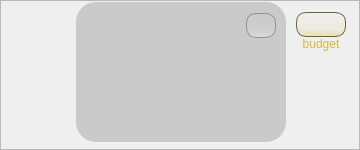
               <widget class="QFrame" name="frame_seat1">
                <property name="minimumSize">
                 <size>
                  <width>360</width>
                  <height>150</height>
                 </size>
                </property>
                <property name="maximumSize">
                 <size>
                  <width>360</width>
                  <height>150</height>
                 </size>
                </property>
                <property name="styleSheet">
                 <string notr="true">#frame_seat1_gainloss, #frame_seat1_budget{
border:none;
}

#frame_seat1_cards {
background-color: rgba(0,0,0,40);
border-radius: 20;
}

#frame_seat1_cards * {
background-color: transparent;
}

#label_seat1_total {
font: 16pt &quot;Forte&quot;;
color: white;
}

#frame_seat1_budget * {
font: 16pt &quot;Forte&quot;;
color: rgba(212,185,58,255);
}

#frame_seat1_budget_amount {
border-radius: 10px;
background-color: qlineargradient(spread:pad, x1:0.5, y1:0, x2:0.5, y2:1, stop:0 rgba(0, 0, 0, 0), stop: 0.7 rgba(212,185,58,25), stop:0.85 rgba(212,185,58,50), stop:1 rgba(212,185,58,75));
border: 1 solid rgb(104,102,50);
}

#label_seat1_budget_text {
font: 10pt &quot;Forte&quot;;
}

#label_seat1_total {
border-radius: 10px;
background-color: qlineargradient(spread:pad, x1:0.5, y1:0, x2:0.5, y2:1, stop:0 rgba(0, 0, 0, 0), stop: 0.7 rgba(255,255,255,25), stop:0.85 rgba(255,255,255,50), stop:1 rgba(255,255,255,75));
border:1 solid rgb(144,144,144)
}

#label_seat1_total_text {
font: 10pt &quot;Forte&quot;;
color: rgba(255,255,255,150)
}


</string>
                </property>
                <property name="frameShape">
                 <enum>QFrame::Shape::StyledPanel</enum>
                </property>
                <property name="frameShadow">
                 <enum>QFrame::Shadow::Raised</enum>
                </property>
                <layout class="QHBoxLayout" name="horizontalLayout_20">
                 <property name="spacing">
                  <number>5</number>
                 </property>
                 <property name="leftMargin">
                  <number>10</number>
                 </property>
                 <property name="topMargin">
                  <number>0</number>
                 </property>
                 <property name="rightMargin">
                  <number>0</number>
                 </property>
                 <property name="bottomMargin">
                  <number>5</number>
                 </property>
                 <item>
                  <widget class="QFrame" name="frame_seat1_gainloss">
                   <property name="minimumSize">
                    <size>
                     <width>60</width>
                     <height>140</height>
                    </size>
                   </property>
                   <property name="maximumSize">
                    <size>
                     <width>60</width>
                     <height>140</height>
                    </size>
                   </property>
                   <property name="frameShape">
                    <enum>QFrame::Shape::StyledPanel</enum>
                   </property>
                   <property name="frameShadow">
                    <enum>QFrame::Shadow::Raised</enum>
                   </property>
                   <layout class="QVBoxLayout" name="verticalLayout_22">
                    <property name="spacing">
                     <number>5</number>
                    </property>
                    <property name="leftMargin">
                     <number>0</number>
                    </property>
                    <property name="topMargin">
                     <number>5</number>
                    </property>
                    <property name="rightMargin">
                     <number>0</number>
                    </property>
                    <property name="bottomMargin">
                     <number>20</number>
                    </property>
                    <item alignment="Qt::AlignmentFlag::AlignHCenter">
                     <widget class="QLabel" name="label_seat1_budget_chips">
                      <property name="minimumSize">
                       <size>
                        <width>50</width>
                        <height>50</height>
                       </size>
                      </property>
                      <property name="maximumSize">
                       <size>
                        <width>50</width>
                        <height>50</height>
                       </size>
                      </property>
                      <property name="styleSheet">
                       <string notr="true"/>
                      </property>
                      <property name="lineWidth">
                       <number>1</number>
                      </property>
                      <property name="text">
                       <string/>
                      </property>
                      <property name="scaledContents">
                       <bool>true</bool>
                      </property>
                      <property name="margin">
                       <number>0</number>
                      </property>
                     </widget>
                    </item>
                    <item>
                     <spacer name="verticalSpacer_21">
                      <property name="orientation">
                       <enum>Qt::Orientation::Vertical</enum>
                      </property>
                      <property name="sizeHint" stdset="0">
                       <size>
                        <width>20</width>
                        <height>40</height>
                       </size>
                      </property>
                     </spacer>
                    </item>
                    <item alignment="Qt::AlignmentFlag::AlignHCenter">
                     <widget class="QLabel" name="label_seat1_martini">
                      <property name="minimumSize">
                       <size>
                        <width>50</width>
                        <height>50</height>
                       </size>
                      </property>
                      <property name="maximumSize">
                       <size>
                        <width>50</width>
                        <height>50</height>
                       </size>
                      </property>
                      <property name="text">
                       <string/>
                      </property>
                      <property name="scaledContents">
                       <bool>true</bool>
                      </property>
                     </widget>
                    </item>
                   </layout>
                  </widget>
                 </item>
                 <item>
                  <widget class="QFrame" name="frame_seat1_cards">
                   <property name="minimumSize">
                    <size>
                     <width>210</width>
                     <height>140</height>
                    </size>
                   </property>
                   <property name="maximumSize">
                    <size>
                     <width>210</width>
                     <height>140</height>
                    </size>
                   </property>
                   <property name="styleSheet">
                    <string notr="true"/>
                   </property>
                   <property name="frameShape">
                    <enum>QFrame::Shape::StyledPanel</enum>
                   </property>
                   <property name="frameShadow">
                    <enum>QFrame::Shadow::Raised</enum>
                   </property>
                   <widget class="QLabel" name="label_seat1_card10">
                    <property name="geometry">
                     <rect>
                      <x>150</x>
                      <y>65</y>
                      <width>48</width>
                      <height>58</height>
                     </rect>
                    </property>
                    <property name="text">
                     <string/>
                    </property>
                    <property name="pixmap">
                     <pixmap>:/cards/resources/5.png</pixmap>
                    </property>
                    <property name="scaledContents">
                     <bool>true</bool>
                    </property>
                   </widget>
                   <widget class="QLabel" name="label_seat1_card1">
                    <property name="geometry">
                     <rect>
                      <x>15</x>
                      <y>20</y>
                      <width>48</width>
                      <height>58</height>
                     </rect>
                    </property>
                    <property name="styleSheet">
                     <string notr="true">background: transparent;</string>
                    </property>
                    <property name="text">
                     <string/>
                    </property>
                    <property name="pixmap">
                     <pixmap>:/cards/resources/9.png</pixmap>
                    </property>
                    <property name="scaledContents">
                     <bool>true</bool>
                    </property>
                   </widget>
                   <widget class="QLabel" name="label_seat1_card3">
                    <property name="geometry">
                     <rect>
                      <x>45</x>
                      <y>30</y>
                      <width>48</width>
                      <height>58</height>
                     </rect>
                    </property>
                    <property name="styleSheet">
                     <string notr="true">background: transparent;</string>
                    </property>
                    <property name="text">
                     <string/>
                    </property>
                    <property name="pixmap">
                     <pixmap>:/cards/resources/king.png</pixmap>
                    </property>
                    <property name="scaledContents">
                     <bool>true</bool>
                    </property>
                   </widget>
                   <widget class="QLabel" name="label_seat1_card6">
                    <property name="geometry">
                     <rect>
                      <x>90</x>
                      <y>45</y>
                      <width>48</width>
                      <height>58</height>
                     </rect>
                    </property>
                    <property name="styleSheet">
                     <string notr="true">background: transparent;</string>
                    </property>
                    <property name="text">
                     <string/>
                    </property>
                    <property name="pixmap">
                     <pixmap>:/cards/resources/4.png</pixmap>
                    </property>
                    <property name="scaledContents">
                     <bool>true</bool>
                    </property>
                   </widget>
                   <widget class="QLabel" name="label_seat1_card5">
                    <property name="geometry">
                     <rect>
                      <x>75</x>
                      <y>40</y>
                      <width>48</width>
                      <height>58</height>
                     </rect>
                    </property>
                    <property name="styleSheet">
                     <string notr="true">background: transparent;</string>
                    </property>
                    <property name="text">
                     <string/>
                    </property>
                    <property name="pixmap">
                     <pixmap>:/cards/resources/10.png</pixmap>
                    </property>
                    <property name="scaledContents">
                     <bool>true</bool>
                    </property>
                   </widget>
                   <widget class="QLabel" name="label_seat1_card7">
                    <property name="geometry">
                     <rect>
                      <x>105</x>
                      <y>50</y>
                      <width>48</width>
                      <height>58</height>
                     </rect>
                    </property>
                    <property name="styleSheet">
                     <string notr="true">background: transparent;</string>
                    </property>
                    <property name="text">
                     <string/>
                    </property>
                    <property name="pixmap">
                     <pixmap>:/cards/resources/10.png</pixmap>
                    </property>
                    <property name="scaledContents">
                     <bool>true</bool>
                    </property>
                   </widget>
                   <widget class="QLabel" name="label_seat1_card4">
                    <property name="geometry">
                     <rect>
                      <x>60</x>
                      <y>35</y>
                      <width>48</width>
                      <height>58</height>
                     </rect>
                    </property>
                    <property name="styleSheet">
                     <string notr="true">background: transparent;</string>
                    </property>
                    <property name="text">
                     <string/>
                    </property>
                    <property name="pixmap">
                     <pixmap>:/cards/resources/10.png</pixmap>
                    </property>
                    <property name="scaledContents">
                     <bool>true</bool>
                    </property>
                   </widget>
                   <widget class="QLabel" name="label_seat1_card9">
                    <property name="geometry">
                     <rect>
                      <x>135</x>
                      <y>60</y>
                      <width>48</width>
                      <height>58</height>
                     </rect>
                    </property>
                    <property name="text">
                     <string/>
                    </property>
                    <property name="pixmap">
                     <pixmap>:/cards/resources/9.png</pixmap>
                    </property>
                    <property name="scaledContents">
                     <bool>true</bool>
                    </property>
                   </widget>
                   <widget class="QLabel" name="label_seat1_card2">
                    <property name="geometry">
                     <rect>
                      <x>30</x>
                      <y>25</y>
                      <width>48</width>
                      <height>58</height>
                     </rect>
                    </property>
                    <property name="minimumSize">
                     <size>
                      <width>0</width>
                      <height>0</height>
                     </size>
                    </property>
                    <property name="maximumSize">
                     <size>
                      <width>16777215</width>
                      <height>16777215</height>
                     </size>
                    </property>
                    <property name="styleSheet">
                     <string notr="true">background: transparent;</string>
                    </property>
                    <property name="text">
                     <string/>
                    </property>
                    <property name="pixmap">
                     <pixmap>:/cards/resources/2.png</pixmap>
                    </property>
                    <property name="scaledContents">
                     <bool>true</bool>
                    </property>
                   </widget>
                   <widget class="QLabel" name="label_seat1_card8">
                    <property name="geometry">
                     <rect>
                      <x>120</x>
                      <y>55</y>
                      <width>48</width>
                      <height>58</height>
                     </rect>
                    </property>
                    <property name="text">
                     <string/>
                    </property>
                    <property name="pixmap">
                     <pixmap>:/cards/resources/7.png</pixmap>
                    </property>
                    <property name="scaledContents">
                     <bool>true</bool>
                    </property>
                   </widget>
                   <widget class="QFrame" name="frame_seat1_total">
                    <property name="geometry">
                     <rect>
                      <x>160</x>
                      <y>10</y>
                      <width>50</width>
                      <height>50</height>
                     </rect>
                    </property>
                    <property name="minimumSize">
                     <size>
                      <width>50</width>
                      <height>50</height>
                     </size>
                    </property>
                    <property name="maximumSize">
                     <size>
                      <width>50</width>
                      <height>50</height>
                     </size>
                    </property>
                    <property name="styleSheet">
                     <string notr="true"/>
                    </property>
                    <property name="frameShape">
                     <enum>QFrame::Shape::StyledPanel</enum>
                    </property>
                    <property name="frameShadow">
                     <enum>QFrame::Shadow::Raised</enum>
                    </property>
                    <layout class="QVBoxLayout" name="verticalLayout_12">
                     <property name="spacing">
                      <number>0</number>
                     </property>
                     <property name="leftMargin">
                      <number>0</number>
                     </property>
                     <property name="topMargin">
                      <number>0</number>
                     </property>
                     <property name="rightMargin">
                      <number>0</number>
                     </property>
                     <property name="bottomMargin">
                      <number>5</number>
                     </property>
                     <item alignment="Qt::AlignmentFlag::AlignHCenter">
                      <widget class="QLabel" name="label_seat1_total">
                       <property name="minimumSize">
                        <size>
                         <width>30</width>
                         <height>25</height>
                        </size>
                       </property>
                       <property name="maximumSize">
                        <size>
                         <width>30</width>
                         <height>25</height>
                        </size>
                       </property>
                       <property name="styleSheet">
                        <string notr="true">#frame_seat1_total{
border-radius: 10px;
background-color: qlineargradient(spread:pad, x1:0.5, y1:0, x2:0.5, y2:1, stop:0 rgba(0, 0, 0, 0), stop: 0.7 rgba(212, 53, 87,25), stop:0.85 rgba(212, 53, 87,50), stop:1 rgba(212, 53, 87,75));
border:1 solid rgb(212, 53, 87);
}

</string>
                       </property>
                       <property name="text">
                        <string/>
                       </property>
                       <property name="scaledContents">
                        <bool>true</bool>
                       </property>
                       <property name="alignment">
                        <set>Qt::AlignmentFlag::AlignCenter</set>
                       </property>
                      </widget>
                     </item>
                     <item>
                      <spacer name="verticalSpacer_2">
                       <property name="orientation">
                        <enum>Qt::Orientation::Vertical</enum>
                       </property>
                       <property name="sizeHint" stdset="0">
                        <size>
                         <width>20</width>
                         <height>40</height>
                        </size>
                       </property>
                      </spacer>
                     </item>
                    </layout>
                   </widget>
                   <zorder>label_seat1_card1</zorder>
                   <zorder>label_seat1_card2</zorder>
                   <zorder>label_seat1_card3</zorder>
                   <zorder>label_seat1_card4</zorder>
                   <zorder>label_seat1_card5</zorder>
                   <zorder>label_seat1_card6</zorder>
                   <zorder>label_seat1_card7</zorder>
                   <zorder>label_seat1_card8</zorder>
                   <zorder>label_seat1_card9</zorder>
                   <zorder>label_seat1_card10</zorder>
                   <zorder>frame_seat1_total</zorder>
                  </widget>
                 </item>
                 <item>
                  <widget class="QFrame" name="frame_seat1_budget">
                   <property name="minimumSize">
                    <size>
                     <width>60</width>
                     <height>140</height>
                    </size>
                   </property>
                   <property name="maximumSize">
                    <size>
                     <width>60</width>
                     <height>140</height>
                    </size>
                   </property>
                   <property name="frameShape">
                    <enum>QFrame::Shape::StyledPanel</enum>
                   </property>
                   <property name="frameShadow">
                    <enum>QFrame::Shadow::Raised</enum>
                   </property>
                   <layout class="QVBoxLayout" name="verticalLayout_11">
                    <property name="spacing">
                     <number>0</number>
                    </property>
                    <property name="leftMargin">
                     <number>0</number>
                    </property>
                    <property name="topMargin">
                     <number>10</number>
                    </property>
                    <property name="rightMargin">
                     <number>0</number>
                    </property>
                    <property name="bottomMargin">
                     <number>20</number>
                    </property>
                    <item alignment="Qt::AlignmentFlag::AlignHCenter">
                     <widget class="QFrame" name="frame_seat1_budget_amount">
                      <property name="minimumSize">
                       <size>
                        <width>50</width>
                        <height>25</height>
                       </size>
                      </property>
                      <property name="maximumSize">
                       <size>
                        <width>50</width>
                        <height>25</height>
                       </size>
                      </property>
                      <property name="frameShape">
                       <enum>QFrame::Shape::StyledPanel</enum>
                      </property>
                      <property name="frameShadow">
                       <enum>QFrame::Shadow::Raised</enum>
                      </property>
                      <layout class="QHBoxLayout" name="horizontalLayout_25">
                       <property name="spacing">
                        <number>0</number>
                       </property>
                       <property name="leftMargin">
                        <number>0</number>
                       </property>
                       <property name="topMargin">
                        <number>0</number>
                       </property>
                       <property name="rightMargin">
                        <number>0</number>
                       </property>
                       <property name="bottomMargin">
                        <number>0</number>
                       </property>
                       <item>
                        <spacer name="frame_seat1_spacer">
                         <property name="orientation">
                          <enum>Qt::Orientation::Horizontal</enum>
                         </property>
                         <property name="sizeHint" stdset="0">
                          <size>
                           <width>40</width>
                           <height>20</height>
                          </size>
                         </property>
                        </spacer>
                       </item>
                       <item>
                        <widget class="QLabel" name="label_seat1_budget_amount">
                         <property name="minimumSize">
                          <size>
                           <width>0</width>
                           <height>0</height>
                          </size>
                         </property>
                         <property name="maximumSize">
                          <size>
                           <width>16777215</width>
                           <height>16777215</height>
                          </size>
                         </property>
                         <property name="layoutDirection">
                          <enum>Qt::LayoutDirection::RightToLeft</enum>
                         </property>
                         <property name="text">
                          <string>&lt;html&gt;&lt;head/&gt;&lt;body&gt;&lt;p align=&quot;right&quot;&gt;&lt;br/&gt;&lt;/p&gt;&lt;/body&gt;&lt;/html&gt;</string>
                         </property>
                         <property name="scaledContents">
                          <bool>true</bool>
                         </property>
                        </widget>
                       </item>
                       <item>
                        <spacer name="frame_seat1_spacer_2">
                         <property name="orientation">
                          <enum>Qt::Orientation::Horizontal</enum>
                         </property>
                         <property name="sizeHint" stdset="0">
                          <size>
                           <width>40</width>
                           <height>20</height>
                          </size>
                         </property>
                        </spacer>
                       </item>
                      </layout>
                     </widget>
                    </item>
                    <item>
                     <widget class="QLabel" name="label_seat1_budget_text">
                      <property name="styleSheet">
                       <string notr="true">#label_stand{
	font: 13pt &quot;Forte&quot;;
	color: rgba(255,255,255,150);
	background-color: transparent;
}</string>
                      </property>
                      <property name="text">
                       <string>budget</string>
                      </property>
                      <property name="alignment">
                       <set>Qt::AlignmentFlag::AlignCenter</set>
                      </property>
                     </widget>
                    </item>
                    <item>
                     <spacer name="verticalSpacer_11">
                      <property name="orientation">
                       <enum>Qt::Orientation::Vertical</enum>
                      </property>
                      <property name="sizeHint" stdset="0">
                       <size>
                        <width>20</width>
                        <height>40</height>
                       </size>
                      </property>
                     </spacer>
                    </item>
                    <item alignment="Qt::AlignmentFlag::AlignHCenter">
                     <widget class="QLabel" name="label_seat1_status">
                      <property name="minimumSize">
                       <size>
                        <width>50</width>
                        <height>50</height>
                       </size>
                      </property>
                      <property name="maximumSize">
                       <size>
                        <width>50</width>
                        <height>50</height>
                       </size>
                      </property>
                      <property name="text">
                       <string/>
                      </property>
                      <property name="scaledContents">
                       <bool>true</bool>
                      </property>
                     </widget>
                    </item>
                   </layout>
                  </widget>
                 </item>
                 <item>
                  <spacer name="horizontalSpacer_13">
                   <property name="orientation">
                    <enum>Qt::Orientation::Horizontal</enum>
                   </property>
                   <property name="sizeHint" stdset="0">
                    <size>
                     <width>40</width>
                     <height>20</height>
                    </size>
                   </property>
                  </spacer>
                 </item>
                </layout>
               </widget>
